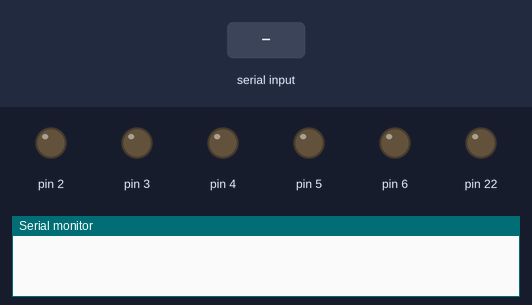
A sketch run on a simulated Arduino Mega 2560, built with avr-gcc and run on an emulated ATmega2560. Shown: output pins drawn as LEDs (lit = HIGH), the last lines printed to the serial monitor. The inputs (shaded band) are chosen by the test bench.

Above: at 1.2 s.
1.3 s: "1\n" received over Serial
At 2.34 s:
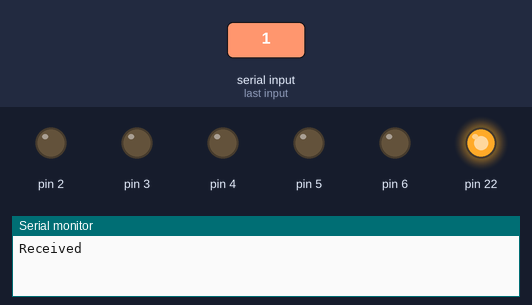
At 3.4 s:
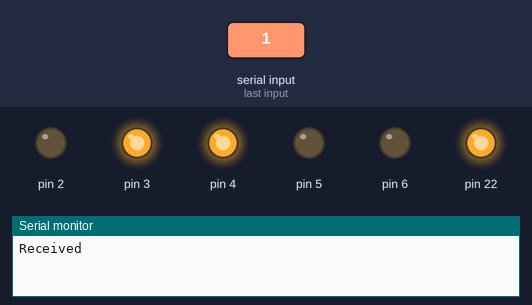
Timing chart, 0 to 4.9 s (numbered marks = the images above; inputs shaded):
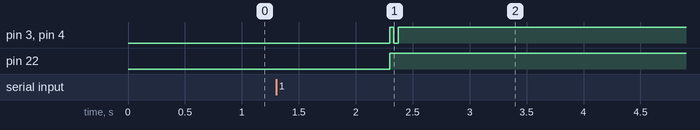

The sketch:

arduino_mega.ino
```cpp
#include <Servo.h>
Servo myservo;

int states [5] = {
  0, //left
  0, //up
  0, //right
  0  //down
};


void setup() {
  // Begin the Serial at 9600 Baud
  Serial.begin(115200);
   pinMode(22, OUTPUT);
pinMode(2, OUTPUT);
pinMode(3, OUTPUT);
pinMode(4, OUTPUT);
pinMode(5, OUTPUT);
pinMode(6, OUTPUT);
}


int pos = 90; // variable to store the servo position


long previousMillis = 0;

void loop() {
  if(Serial.available() > 0){
    char payload[5];
    Serial.readBytes(payload, 5);
    String str = (char*)payload;
    int type = str.substring(0, str.indexOf("+")).toInt();
    bool val = str.substring(str.indexOf("+")+1, str.indexOf("+")+2).toInt();
    states[type] = val;
    //Serial.println(type);
   // Serial.println(val);
    Serial.println("Received");
  }


  unsigned long currentMillis = millis();
  if(currentMillis - previousMillis > 15) {
    previousMillis = currentMillis;


    bool val = states[0] + states[1] + states[2] + states[3];

    digitalWrite(2, 0);
    digitalWrite(3, 0);
    digitalWrite(4, 0);
    digitalWrite(5, 0);

    if(states[1] == 1){
      digitalWrite(2, 0);
      digitalWrite(3, 1);
      digitalWrite(4, 1);
      digitalWrite(5, 0);
    }


    if(states[3] == 1){
      digitalWrite(2, 1);
      digitalWrite(3, 0);
      digitalWrite(4, 0);
      digitalWrite(5, 1);
    }

    if(states[0] == 1){
      digitalWrite(2, 1);
      digitalWrite(3, 0);
      digitalWrite(4, 1);
      digitalWrite(5, 0);
    }

    if(states[2] == 1){
      digitalWrite(2, 0);
      digitalWrite(3, 1);
      digitalWrite(4, 0);
      digitalWrite(5, 1);
    }

    digitalWrite(22, val);
  }
}
```

Measured:
- after the input at 1.3 s, pin 3, pin 4: LOW → HIGH after 1.0 s, → LOW 0.03 s later, → HIGH 0.04 s later; pin 22: LOW → HIGH after 1.0 s
